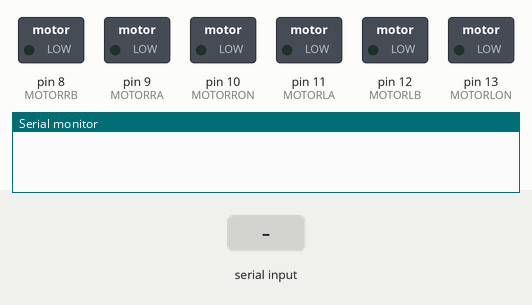
This sketch was run on a simulated Arduino Uno, built with avr-gcc and run on an emulated ATmega328P. Shown: switched loads named in the sketch (green lamp = pin HIGH), the last lines printed to the serial monitor. Inputs (shaded band) come from the test bench.

Above: at 1.2 s.
1.3 s: "8" received over the second serial link
At 2.4 s:
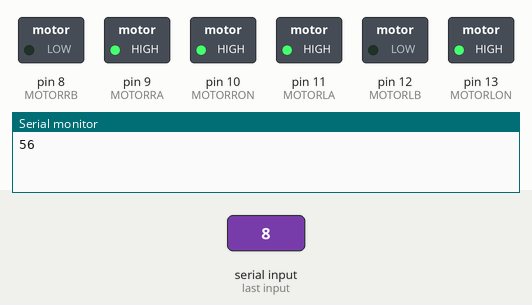
2.8 s: "2" received over the second serial link
At 3.6 s:
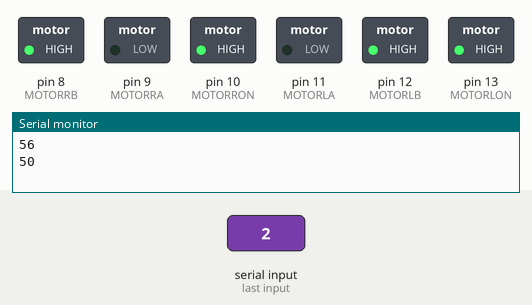
4.3 s: "F" received over the second serial link
At 4.7 s:
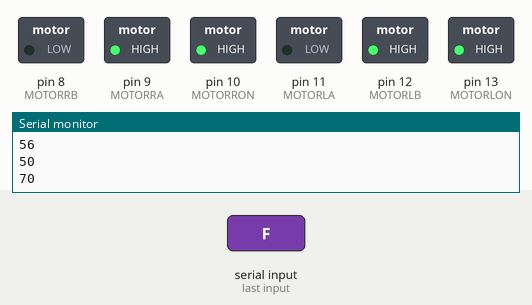
5.8 s: "E" received over the second serial link
At 7.0 s:
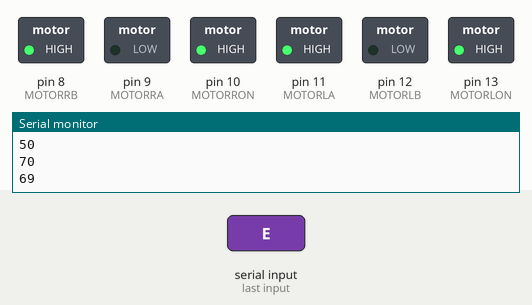
7.3 s: "1" received over the second serial link
At 8.2 s:
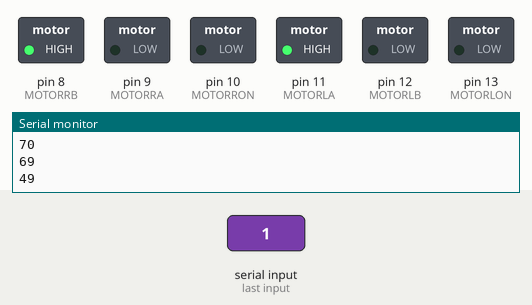
Timing chart, 0 to 9.8 s (numbered marks = the images above; inputs shaded):
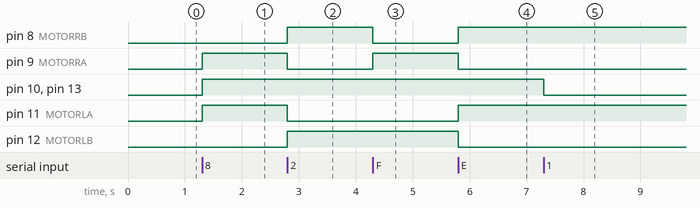

The sketch:

rover.ino
```cpp
//            |-^-|
// MOTOR 1 -> | | | <- MOTOR 2
//            |_|_|

#define MOTORLON 13
#define MOTORLA 11
#define MOTORLB 12

#define MOTORRON 10
#define MOTORRA 9
#define MOTORRB 8

#define ECHO 7
#define TRIG 6

#define rxPin 5
#define txPin 4

#include <SoftwareSerial.h>

SoftwareSerial BTSerial(rxPin,txPin);
int inputValue;
void setup() {
  inputValue = 48;
  pinMode(MOTORLON,OUTPUT);
  pinMode(MOTORLA,OUTPUT);
  pinMode(MOTORLB,OUTPUT);

  pinMode(MOTORRON,OUTPUT);
  pinMode(MOTORRA,OUTPUT);
  pinMode(MOTORRB,OUTPUT);

  pinMode(TRIG, INPUT);
  pinMode(ECHO, OUTPUT);

  pinMode(rxPin, INPUT);
  pinMode(txPin, OUTPUT);


  Serial.begin(9600); //coms with computer
  BTSerial.begin(9600); //coms with Bluetooth
}

void loop() {
  if (BTSerial.available()){
    inputValue = (BTSerial.read());
    Serial.println(inputValue);
    if(inputValue == 56){
      forward();
    }
    else if(inputValue == 50){
      backward();
    }
    else if(inputValue == 70){
      turn(1);
    }
    else if(inputValue == 69){
      turn(-1);
    }
    else{
      resetMovement();
    }
  }
}


void turn(int multiplier){
  if(multiplier == -1){
    digitalWrite(MOTORLA,HIGH);
    digitalWrite(MOTORLB,LOW);

    digitalWrite(MOTORRA,LOW);
    digitalWrite(MOTORRB,HIGH);

  }
  else if(multiplier == 1){
    digitalWrite(MOTORLA,LOW);
    digitalWrite(MOTORLB,HIGH);

    digitalWrite(MOTORRA,HIGH);
    digitalWrite(MOTORRB,LOW);
  }
  digitalWrite(MOTORLON,HIGH);
  digitalWrite(MOTORRON,HIGH);
}

void forward(){
  digitalWrite(MOTORLA,HIGH);
  digitalWrite(MOTORLB,LOW);

  digitalWrite(MOTORRA,HIGH);
  digitalWrite(MOTORRB,LOW);

  digitalWrite(MOTORLON,HIGH);
  digitalWrite(MOTORRON,HIGH);
}

void backward(){
  digitalWrite(MOTORLA,LOW);
  digitalWrite(MOTORLB,HIGH);

  digitalWrite(MOTORRA,LOW);
  digitalWrite(MOTORRB,HIGH);

  digitalWrite(MOTORLON,HIGH);
  digitalWrite(MOTORRON,HIGH);
}

void resetMovement(){
  digitalWrite(MOTORLON,LOW);
  digitalWrite(MOTORRON,LOW);
}
```

Measured:
- after the input at 1.3 s, pin 9 (MOTORRA), pin 10 (MOTORRON), pin 11 (MOTORLA), pin 13 (MOTORLON): LOW → HIGH at once
- after the input at 2.8 s, pin 8 (MOTORRB), pin 12 (MOTORLB): LOW → HIGH at once; pin 9 (MOTORRA), pin 11 (MOTORLA): HIGH → LOW at once
- after the input at 4.3 s, pin 8 (MOTORRB): HIGH → LOW at once; pin 9 (MOTORRA): LOW → HIGH at once
- after the input at 5.8 s, pin 8 (MOTORRB), pin 11 (MOTORLA): LOW → HIGH at once; pin 9 (MOTORRA), pin 12 (MOTORLB): HIGH → LOW at once
- after the input at 7.3 s, pin 10 (MOTORRON), pin 13 (MOTORLON): HIGH → LOW at once
